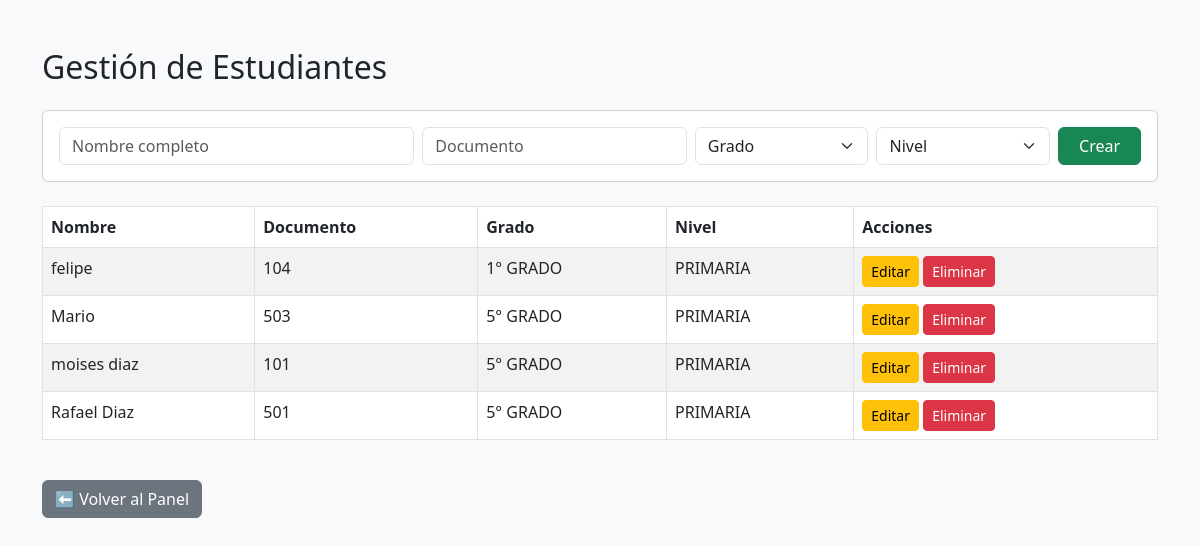
The app's page /public/gestion_estudiantes.php (signed in) with its own data.
### tables this page shows
CREATE TABLE `estudiantes` (
  `id` int(11) NOT NULL,
  `nombre` varchar(100) NOT NULL,
  `documento_identidad` varchar(20) DEFAULT NULL,
  `grado_id` int(11) DEFAULT NULL,
  `nivel_id` int(11) DEFAULT NULL,
  `creado_en` timestamp NOT NULL DEFAULT current_timestamp()
);

CREATE TABLE `grados` (
  `id` int(11) NOT NULL,
  `nombre` varchar(50) NOT NULL
);

CREATE TABLE `niveles` (
  `id` int(11) NOT NULL,
  `nombre` varchar(50) NOT NULL
);

### public/gestion_estudiantes.php (the view, shortened to what this page needs)
<?php
require_once '../config/database.php';
$modo_edicion = false;
$stmt = $pdo->query("
    SELECT e.id, e.nombre, e.documento_identidad, g.nombre AS grado, n.nombre AS nivel
    FROM estudiantes e
    LEFT JOIN grados g ON e.grado_id = g.id
    LEFT JOIN niveles n ON e.nivel_id = n.id
    ORDER BY e.nombre
");
$estudiantes = $stmt->fetchAll();
?>
<!DOCTYPE html>
<html lang="es">
<head>
    <link href="https://cdn.jsdelivr.net/npm/bootstrap@5.3.0/dist/css/bootstrap.min.css" rel="stylesheet">
</head>
<body class="bg-light">
<div class="container mt-5">
    <h2 class="mb-4">Gestión de Estudiantes</h2>
    <form method="POST" class="card card-body mb-4">
        <div class="row g-2">
            <div class="col-md-4">
                <input type="text" name="nombre" class="form-control" placeholder="Nombre completo"
                       value="<?= $modo_edicion ? htmlspecialchars($estudiante_edit['nombre']) : '' ?>" required>
            </div>
            <div class="col-md-3">
                <input type="text" name="documento" class="form-control" placeholder="Documento"
                       value="<?= $modo_edicion ? htmlspecialchars($estudiante_edit['documento_identidad']) : '' ?>" required>
            </div>
            <div class="col-md-2">
                <select name="grado_id" class="form-select" required>
                    <option value="">Grado</option>
                </select>
            </div>
            <div class="col-md-2">
                <select name="nivel_id" class="form-select" required>
                    <option value="">Nivel</option>
                </select>
            </div>
            <div class="col-md-1">
                <?php if ($modo_edicion): ?>
                    <input type="hidden" name="id" value="<?= $estudiante_edit['id'] ?>">
                    <button type="submit" name="actualizar" class="btn btn-primary w-100">Editar</button>
                <?php else: ?>
                    <button type="submit" name="crear" class="btn btn-success w-100">Crear</button>
                <?php endif; ?>
            </div>
        </div>
    </form>
    <table class="table table-bordered table-striped">
        <thead>
        <tr>
            <th>Nombre</th>
            <th>Documento</th>
            <th>Grado</th>
            <th>Nivel</th>
            <th>Acciones</th>
        </tr>
        </thead>
        <tbody>
        <?php foreach ($estudiantes as $est): ?>
            <tr>
                <td><?= htmlspecialchars($est['nombre']) ?></td>
                <td><?= htmlspecialchars($est['documento_identidad']) ?></td>
                <td><?= htmlspecialchars($est['grado']) ?></td>
                <td><?= htmlspecialchars($est['nivel']) ?></td>
                <td>
                    <a href="?editar=<?= $est['id'] ?>" class="btn btn-warning btn-sm">Editar</a>
                    <a href="?eliminar=<?= $est['id'] ?>" class="btn btn-danger btn-sm"
                       onclick="return confirm('¿Eliminar este estudiante?')">Eliminar</a>
                </td>
            </tr>
        <?php endforeach; ?>
        </tbody>
    </table>
    <a href="admin_panel.php" class="btn btn-secondary mt-4">⬅️ Volver al Panel</a>
</div>
</body>
</html>

### records on screen
estudiantes: nombre "felipe", documento_identidad "104", grado.nombre "1° GRADO", nivel.nombre "PRIMARIA"
estudiantes: nombre "Mario", documento_identidad "503", grado.nombre "5° GRADO", nivel.nombre "PRIMARIA"
estudiantes: nombre "moises diaz", documento_identidad "101", grado.nombre "5° GRADO", nivel.nombre "PRIMARIA"
estudiantes: nombre "Rafael Diaz", documento_identidad "501", grado.nombre "5° GRADO", nivel.nombre "PRIMARIA"
